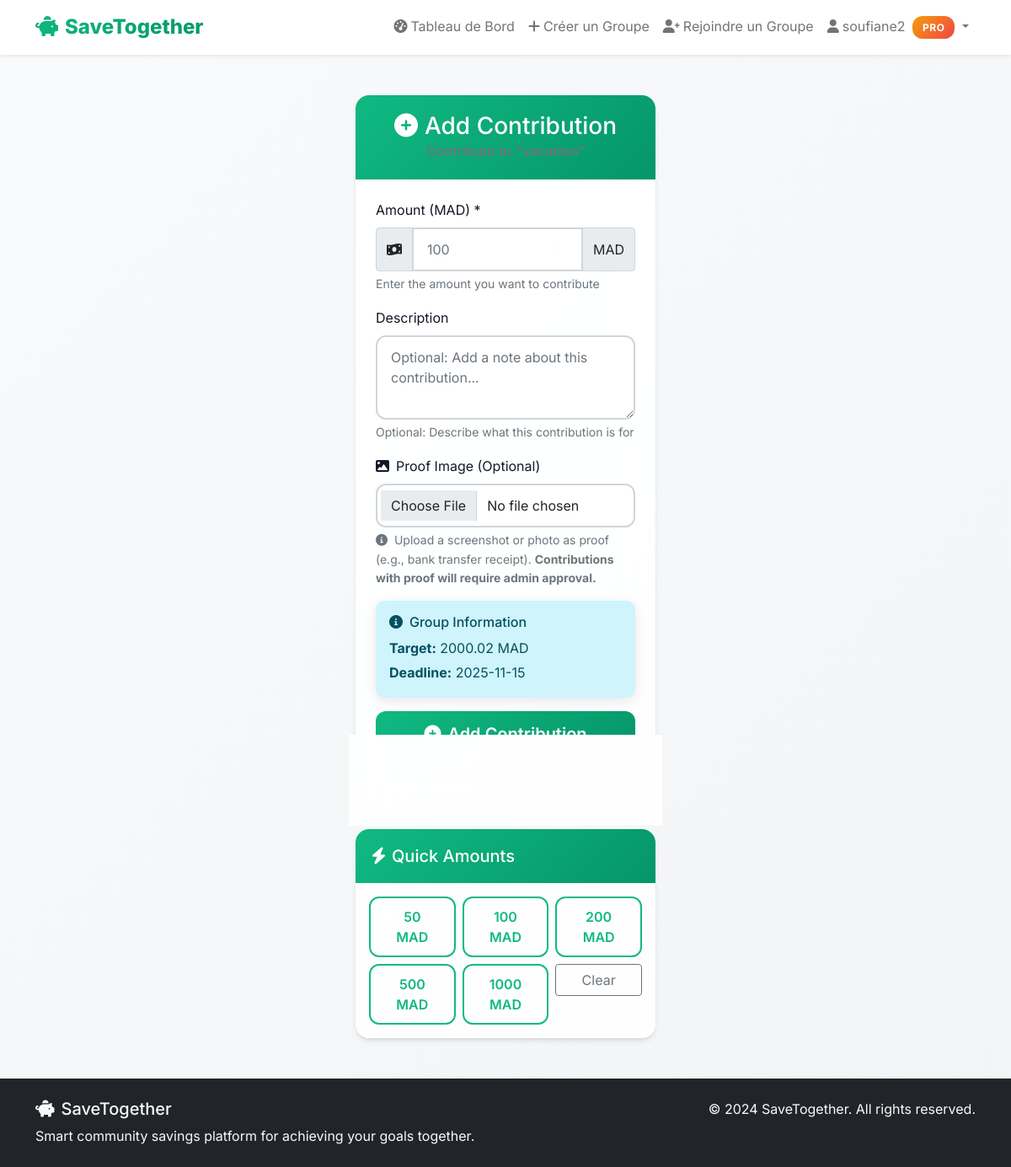
The page /groups/4/contribute (signed in) on the database its author committed.
### tables this page shows
CREATE TABLE users (
            id INTEGER PRIMARY KEY AUTOINCREMENT,
            username TEXT UNIQUE NOT NULL,
            email TEXT UNIQUE NOT NULL,
            password_hash TEXT NOT NULL,
            is_premium BOOLEAN DEFAULT FALSE,
            created_at TIMESTAMP DEFAULT CURRENT_TIMESTAMP
        , google_email TEXT, profile_picture TEXT);

CREATE TABLE groups (
            id INTEGER PRIMARY KEY AUTOINCREMENT,
            name TEXT NOT NULL,
            description TEXT,
            target_amount DECIMAL(10,2) NOT NULL,
            deadline DATE,
            created_by INTEGER,
            invite_code TEXT UNIQUE,
            created_at TIMESTAMP DEFAULT CURRENT_TIMESTAMP, category TEXT,
            FOREIGN KEY (created_by) REFERENCES users (id)
        );

### app.py (the view, shortened to what this page needs)
@app.route('/groups/<int:group_id>/contribute', methods=['GET', 'POST'])
@login_required
def contribute(group_id):
    conn = get_db_connection()
    cursor = conn.cursor()
    cursor.execute('SELECT * FROM groups WHERE id = ?', (group_id,))
    group = cursor.fetchone()
    conn.close()
    return render_template('contribute.html', group=group)

### app.py (called while the page is built)
@login_manager.user_loader
def load_user(user_id):
    conn = sqlite3.connect(DATABASE)
    conn.row_factory = sqlite3.Row
    cursor = conn.cursor()
    cursor.execute('SELECT id, username, email, is_premium, profile_picture FROM users WHERE id = ?', (user_id,))
    user_data = cursor.fetchone()
    conn.close()
    if user_data:
        return User(user_data['id'], user_data['username'], user_data['email'],
                   user_data['is_premium'], user_data['profile_picture'] if user_data['profile_picture'] else None)
    return None

def get_db_connection():
    conn = sqlite3.connect(DATABASE)
    conn.row_factory = sqlite3.Row
    return conn

### templates/contribute.html (shortened to what this page needs)
{% extends "base.html" %}
{% block content %}
<div class="container">
    <div class="row justify-content-center">
        <div class="col-md-6 col-lg-4">
            <div class="card mt-5">
                <div class="card-header text-center">
                    <h3 class="mb-0">
                        <i class="fas fa-plus-circle me-2"></i>Add Contribution
                    </h3>
                    <p class="text-muted mb-0">Contribute to "{{ group.name }}"</p>
                </div>
                <div class="card-body p-4">
                    <form method="POST" enctype="multipart/form-data">
                        <div class="mb-3">
                            <label for="amount" class="form-label">Amount (MAD) *</label>
                            <div class="input-group">
                                <span class="input-group-text">
                                    <i class="fas fa-money-bill-wave"></i>
                                </span>
                                <input type="number" class="form-control" id="amount" name="amount"
                                       placeholder="100" min="0.01" step="0.01" required>
                                <span class="input-group-text">MAD</span>
                            </div>
                            <div class="form-text">Enter the amount you want to contribute</div>
                        </div>
                        <div class="mb-3">
                            <label for="description" class="form-label">Description</label>
                            <textarea class="form-control" id="description" name="description" rows="3"
                                      placeholder="Optional: Add a note about this contribution..."></textarea>
                            <div class="form-text">Optional: Describe what this contribution is for</div>
                        </div>
                        <div class="mb-3">
                            <label for="proof_image" class="form-label">
                                <i class="fas fa-image me-2"></i>Proof Image (Optional)
                            </label>
                            <input type="file" class="form-control" id="proof_image" name="proof_image"
                                   accept="image/*" onchange="previewImage(event)">
                            <div class="form-text">
                                <i class="fas fa-info-circle me-1"></i>
                                Upload a screenshot or photo as proof (e.g., bank transfer receipt).
                                <strong>Contributions with proof will require admin approval.</strong>
                            </div>
                        </div>
                        <div class="alert alert-info">
                            <h6 class="alert-heading">
                                <i class="fas fa-info-circle me-2"></i>Group Information
                            </h6>
                            <p class="mb-1"><strong>Target:</strong> {{ group.target_amount }} MAD</p>
                            {% if group.deadline %}
                            <p class="mb-0"><strong>Deadline:</strong> {{ group.deadline }}</p>
                            {% endif %}
                        </div>
                        <div class="d-grid gap-2">
                            <button type="submit" class="btn btn-primary btn-lg">
                                <i class="fas fa-plus-circle me-2"></i>Add Contribution
                            </button>
                            <a href="{{ url_for('group_detail', group_id=group.id) }}" class="btn btn-outline-secondary">
                                <i class="fas fa-arrow-left me-2"></i>Back to Group
                            </a>
                        </div>
                    </form>
                </div>
            </div>
            <div class="card mt-3">
                <div class="card-header">
                    <h5 class="mb-0">
                        <i class="fas fa-bolt me-2"></i>Quick Amounts
                    </h5>
                </div>
                <div class="card-body">
                    <div class="row g-2">
                        <div class="col-4">
                            <button class="btn btn-outline-primary w-100" onclick="setAmount(50)">50 MAD</button>
                        </div>
                        <div class="col-4">
                            <button class="btn btn-outline-primary w-100" onclick="setAmount(100)">100 MAD</button>
                        </div>
                        <div class="col-4">
                            <button class="btn btn-outline-primary w-100" onclick="setAmount(200)">200 MAD</button>
                        </div>
                        <div class="col-4">
                            <button class="btn btn-outline-primary w-100" onclick="setAmount(500)">500 MAD</button>
                        </div>
                        <div class="col-4">
                            <button class="btn btn-outline-primary w-100" onclick="setAmount(1000)">1000 MAD</button>
                        </div>
                        <div class="col-4">
                            <button class="btn btn-outline-secondary w-100" onclick="clearAmount()">Clear</button>
                        </div>
                    </div>
                </div>
            </div>
        </div>
    </div>
</div>
{% endblock %}

### templates/base.html (shortened to what this page needs)
<!DOCTYPE html>
<html lang="en">
<head>
    <link href="https://cdn.jsdelivr.net/npm/bootstrap@5.1.3/dist/css/bootstrap.min.css" rel="stylesheet">
    <link href="https://cdnjs.cloudflare.com/ajax/libs/font-awesome/6.0.0/css/all.min.css" rel="stylesheet">
</head>
<body>
    <nav class="navbar navbar-expand-lg navbar-light bg-white shadow-sm">
        <div class="container">
            <a class="navbar-brand" href="{{ url_for('index') }}">
                <i class="fas fa-piggy-bank me-2"></i>SaveTogether
            </a>
            <div class="collapse navbar-collapse" id="navbarNav">
                <ul class="navbar-nav ms-auto">
                    {% if current_user.is_authenticated %}
                        <li class="nav-item">
                            <a class="nav-link" href="{{ url_for('dashboard') }}">
                                <i class="fas fa-tachometer-alt me-1"></i>Tableau de Bord
                            </a>
                        </li>
                        <li class="nav-item">
                            <a class="nav-link" href="{{ url_for('create_group') }}">
                                <i class="fas fa-plus me-1"></i>Créer un Groupe
                            </a>
                        </li>
                        <li class="nav-item">
                            <a class="nav-link" href="{{ url_for('join_group') }}">
                                <i class="fas fa-user-plus me-1"></i>Rejoindre un Groupe
                            </a>
                        </li>
                        <li class="nav-item dropdown">
                            <a class="nav-link dropdown-toggle position-relative" href="#" id="navbarDropdown" role="button" data-bs-toggle="dropdown">
                                <i class="fas fa-user me-1"></i>{{ current_user.username }}
                                {% if current_user.is_premium %}
                                    <span class="premium-badge ms-1">PRO</span>
                                {% endif %}
                            </a>
                        </li>
                    {% endif %}
                </ul>
            </div>
        </div>
    </nav>
    <main>
        {% block content %}{% endblock %}
    </main>
    <footer class="bg-dark text-light py-4 mt-5">
        <div class="container">
            <div class="row">
                <div class="col-md-6">
                    <h5><i class="fas fa-piggy-bank me-2"></i>SaveTogether</h5>
                    <p class="mb-0">Smart community savings platform for achieving your goals together.</p>
                </div>
                <div class="col-md-6 text-md-end">
                    <p class="mb-0">&copy; 2024 SaveTogether. All rights reserved.</p>
                </div>
            </div>
        </div>
    </footer>
</body>
</html>

### templates/base.html (style rules this page uses)
:root { --primary-green: #10B981; --dark-green: #059669; --light-green: #ECFDF5; --accent-green: #34D399; --gradient-primary: linear-gradient(135deg, #10B981 0%, #059669 100%); --gradient-secondary: linear-gradient(135deg, #6366F1 0%, #8B5CF6 100%); --gradient-accent: linear-gradient(135deg, #F59E0B 0%, #EF4444 100%); --text-dark: #111827; --text-light: #374151; --text-muted: #6B7280; --text-white: #FFFFFF; --border-light: #D1D5DB; --shadow-sm: 0 1px 2px 0 rgba(0, 0, 0, 0.05); --shadow-md: 0 4px 6px -1px rgba(0, 0, 0, 0.1), 0 2px 4px -1px rgba(0, 0, 0, 0.06); --shadow-lg: 0 10px 15px -3px rgba(0, 0, 0, 0.1), 0 4px 6px -2px rgba(0, 0, 0, 0.05); --shadow-xl: 0 20px 25px -5px rgba(0, 0, 0, 0.1), 0 10px 10px -5px rgba(0, 0, 0, 0.04); --radius-sm: 8px; --radius-md: 12px; --radius-lg: 16px; --radius-xl: 20px; }
* { box-sizing: border-box; }
body { font-family: 'Inter', -apple-system, BlinkMacSystemFont, 'Segoe UI', Roboto, sans-serif; background: linear-gradient(135deg, #F9FAFB 0%, #F3F4F6 100%); color: var(--text-dark); line-height: 1.6; font-weight: 400; -webkit-font-smoothing: antialiased; -moz-osx-font-smoothing: grayscale; }
.navbar { background: rgba(255, 255, 255, 0.95) !important; backdrop-filter: blur(20px); border-bottom: 1px solid rgba(255, 255, 255, 0.2); box-shadow: var(--shadow-sm); }
.navbar-brand { font-weight: 800; font-size: 1.5rem; background: var(--gradient-primary); -webkit-background-clip: text; -webkit-text-fill-color: transparent; background-clip: text; }
.btn-primary { background: var(--gradient-primary); border: none; border-radius: var(--radius-md); padding: 12px 24px; font-weight: 600; transition: all 0.3s cubic-bezier(0.4, 0, 0.2, 1); box-shadow: var(--shadow-sm); }
.btn-outline-primary { color: var(--primary-green); border: 2px solid var(--primary-green); border-radius: var(--radius-md); padding: 10px 22px; font-weight: 600; transition: all 0.3s cubic-bezier(0.4, 0, 0.2, 1); }
.card { border: none; border-radius: var(--radius-lg); box-shadow: var(--shadow-md); transition: all 0.3s cubic-bezier(0.4, 0, 0.2, 1); background: rgba(255, 255, 255, 0.9); backdrop-filter: blur(20px); }
.card-header { background: var(--gradient-primary); color: white; border: none; border-radius: var(--radius-lg) var(--radius-lg) 0 0 !important; padding: 20px; font-weight: 600; }
.premium-badge { background: var(--gradient-accent); color: white; padding: 6px 12px; border-radius: var(--radius-md); font-size: 0.75rem; font-weight: 700; text-transform: uppercase; letter-spacing: 0.5px; box-shadow: var(--shadow-sm); }
.form-control { border: 2px solid var(--border-light); border-radius: var(--radius-md); padding: 12px 16px; transition: all 0.3s ease; background: rgba(255, 255, 255, 0.9); backdrop-filter: blur(20px); }
.alert { border-radius: 10px; border: none; box-shadow: 0 4px 15px rgba(0,0,0,0.1); }

### rows shown on the page
users: username "soufiane2"
groups: target_amount "2000.02", deadline "2025-11-15"
